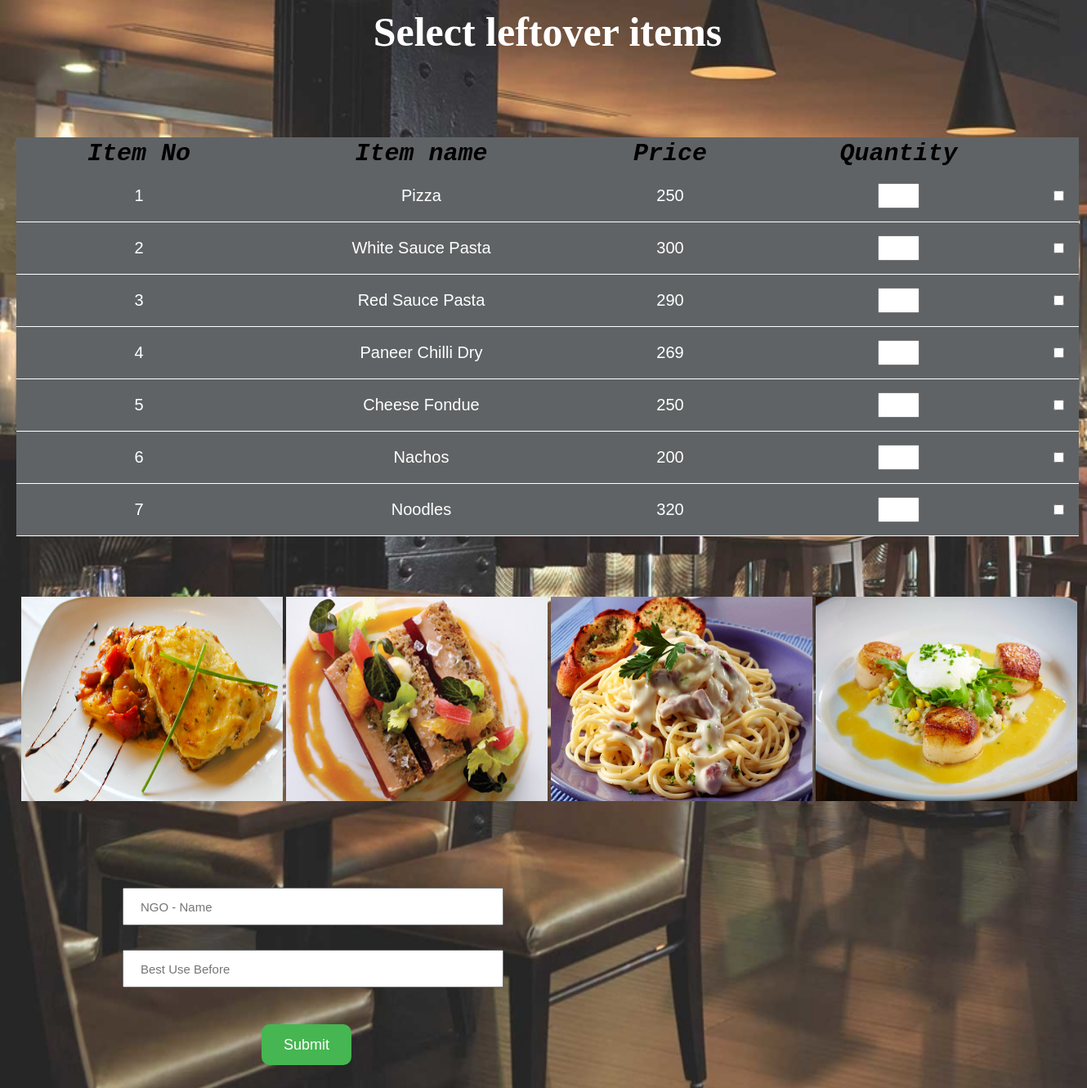
The app's page /leftover.php with its own data.
### tables this page shows
CREATE TABLE `item` (
  `Item_No` int(5) NOT NULL,
  `Item_Name` varchar(50) NOT NULL,
  `Price` int(5) NOT NULL
);

### leftover.php (the view, shortened to what this page needs)
<!DOCTYPE html>
<html>
<head>
<body>
 <form method='POST' action='ngo.php'>
                <?php
                $servername = "localhost";
                $username = "root";
                $password = "";
                $dbname = "DBMS";
                $conn = new mysqli($servername, $username, $password, $dbname);
                $sql = "SELECT * FROM item";
                $result = $conn->query($sql);
                if ($result->num_rows > 0) {
                 echo  "<h1>Select leftover items</h1>
                        <table>
                        <tr>
                            <th>Item No</th>
                            <th>Item name</th>
                            <th>Price</th>
                            <th>Quantity</th>
                            <th></th>
                        </tr>";
                    while($row = $result->fetch_assoc())
                     {
                        echo "<tr><td>" . $row["Item_No"]. "</td><td>" . $row["Item_Name"]. " </td><td>" . $row["Price"]. "</td>
                        <td><input style='width:35px;height:25px;margin-left:15px;' type='text'  name='Quantity[]'></td><td><input type='checkbox' name='item[]' value='".$row["Item_No"]."'  ></td>";
                    }
                    echo "</table>";
                    }
                     else {
                    echo "0 results";
                    }
                     echo '<br><br><br><br>
                     <div style="images">
            <div class="au">
                    <img src="1.jpg">
            </div>
            <div class="au">
                    <img src="2.jpg">
            </div >
            <div class="au">
                    <img src="3.jpg">
            </div>
            <div class="au">
                    <img src="4.jpg">
            </div>
            </div>
        </div>';
               echo' <input style="margin-top: 100px;" type="text" name="Ngo" placeholder="NGO - Name" required><br>
               <input  type="text" name="e_date" placeholder="Best Use Before " required><br>
                <input type="submit" name="submit">
            </form>
</body>';
?>

### leftover.php (style rules this page uses)
body, html { height: 100%; margin: 0; }
body { background-image: url("back.jpg"); background-repeat: no-repeat; height: 100%; background-size: cover; }
h1 { color: white; text-align:center; font-size: 50px; margin-top: 10px; }
table, th, td { border-collapse:collapse; margin-top: -90px; }
th { padding:3px; font-style: italic; font-family: monospace; text-align: center; font-size: 30px; color: border-bottom: 1px solid white; }
td { padding:1px; text-align: center; font-size: 20px; font-family: sans-serif; color: white; border-bottom: 1px solid white; }
table { background-color: #606365; width: 1300px; }
table, th, td { border-collapse:collapse; margin-top: 100px; }
input[type="text"] { height: 40px; margin: 15px; margin-left: 130px; width: 450px; font-size: 18px; padding-left: 10px; }
input[type="submit"] { height: 50px; width: 110px; margin:30px 300px; border-radius: 10px; background-color:#45B651; font-size: 18px; color: white; border: none; }
::placeholder { padding-left: 10px; font-size: 15px; }
form { margin-left: 20px; margin-top: ; float: left; }
.au { width: 320px; float: right; margin: 2px; }
div.au img { width: 100%; height:250px; }

### records on screen
item: Item_No "1", Item_Name "Pizza", Price "250"
item: Item_No "2", Item_Name "White Sauce Pasta", Price "300"
item: Item_No "3", Item_Name "Red Sauce Pasta", Price "290"
item: Item_No "4", Item_Name "Paneer Chilli Dry", Price "269"
item: Item_No "5", Item_Name "Cheese Fondue", Price "250"
item: Item_No "6", Item_Name "Nachos", Price "200"
item: Item_No "7", Item_Name "Noodles", Price "320"
